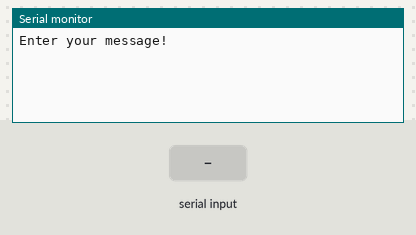
Recording of a sketch running on a simulated Arduino Uno, built with avr-gcc and run on an emulated ATmega328P. On the bench: the last lines printed to the serial monitor. The test bench sets the inputs (shaded band).

Above: at 1.2 s.
1.3 s: "1" received over Serial
At 3.5 s:
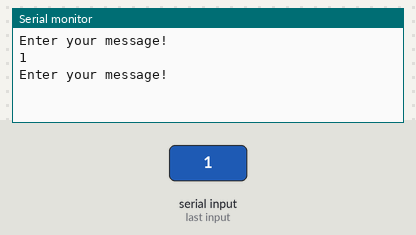
3.8 s: "0" received over Serial
At 5.2 s:
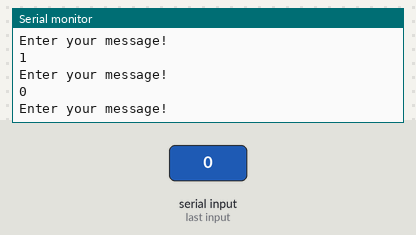
5.3 s: "2" received over Serial
At 7.7 s:
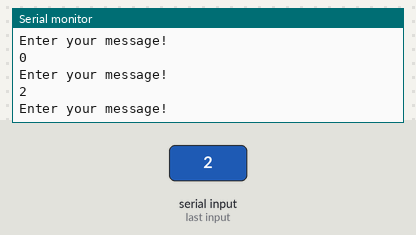

The sketch:

20-Reading-String-From-SerialMonitor.ino
```cpp
String msg;

void setup() {
  Serial.begin(9600);
}

void loop() {
  Serial.println("Enter your message!");

  while (Serial.available() == 0){
    // Waiting for user input
  }

  msg = Serial.readString();
  Serial.println(msg);
}
```

Measured:
- after the input at 1.3 s, the serial monitor: prints a new line after 1.0 s (image 1)
- after the input at 3.8 s, the serial monitor: prints a new line after 1.0 s (image 2)
- after the input at 5.3 s, the serial monitor: prints a new line after 1.0 s (image 3)
